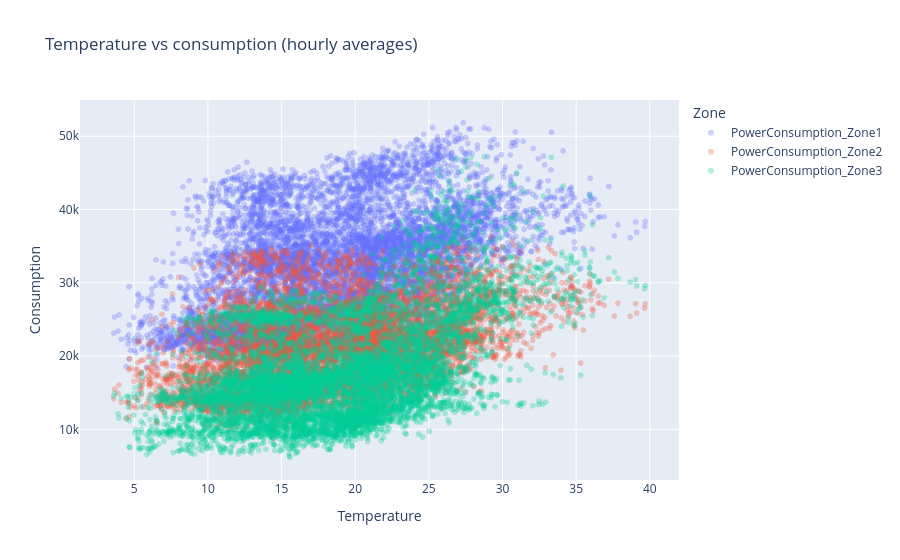
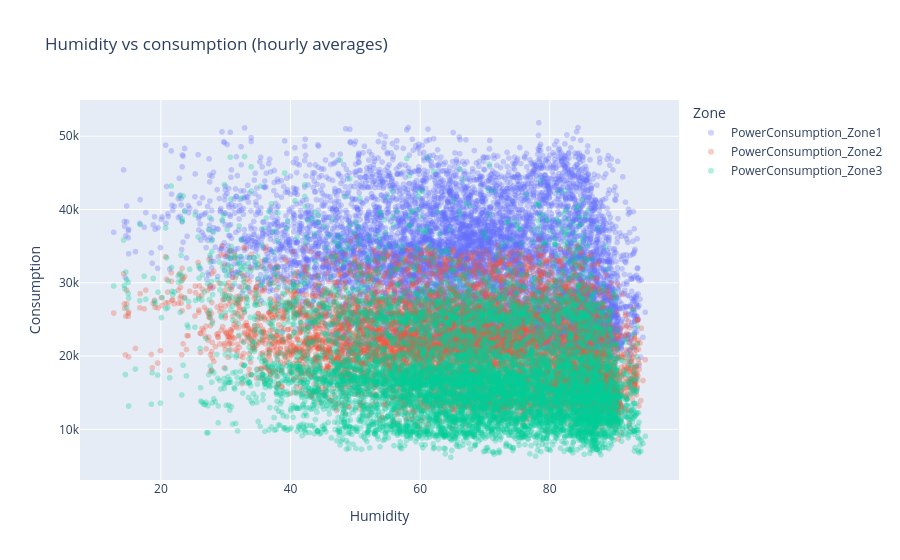
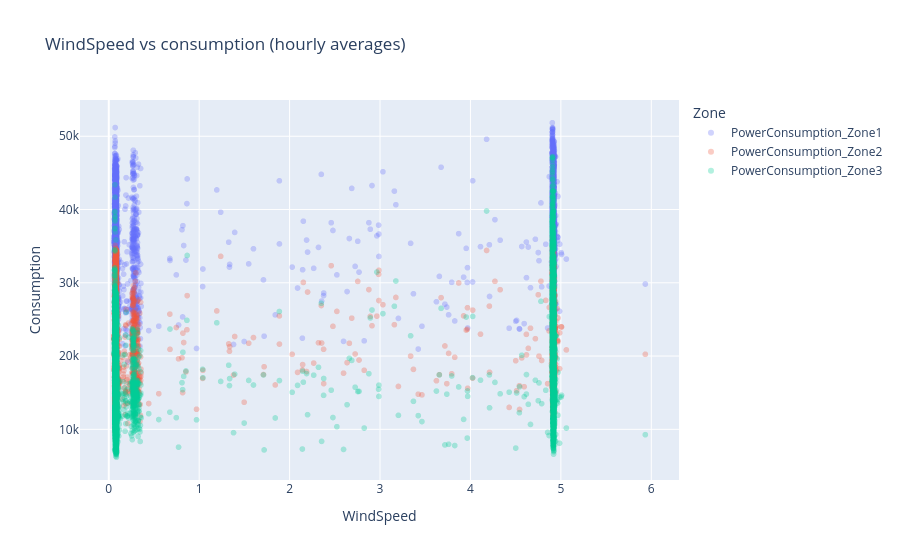

Notebook source saved alongside these figures, in order:
### Code cell
hourly_df = df.set_index("Datetime")[env + zones].resample("h").mean().reset_index()

for var in env:
    fig = px.scatter(
        hourly_df.melt(id_vars=["Datetime", var], value_vars=zones, var_name="Zone", value_name="Consumption"),
        x=var, y="Consumption", color="Zone", opacity=0.3,
        title=f"{var} vs consumption (hourly averages)")
    fig.write_html(f"visuals/scatter_{var.lower()}.html")
    fig.show()

### Figure 1 — Plotly figure (JSON) as saved in the notebook; plotly's stock layout.template omitted (floating-point values rounded to 4 significant figures; data arrays with more than 128 entries replaced by an {"elided": "..."} marker saying what was removed)
{"data": [{"hovertemplate": "Zone=PowerConsumption_Zone1<br>Temperature=%{x}<br>Consumption=%{y}<extra></extra>", "legendgroup": "PowerConsumption_Zone1", "marker": {"color": "#636efa", "opacity": 0.3, "symbol": "circle"}, "mode": "markers", "name": "PowerConsumption_Zone1", "showlegend": true, "type": "scattergl", "x": {"elided": "8736 float values"}, "xaxis": "x", "y": {"elided": "8736 float values"}, "yaxis": "y"}, {"hovertemplate": "Zone=PowerConsumption_Zone2<br>Temperature=%{x}<br>Consumption=%{y}<extra></extra>", "legendgroup": "PowerConsumption_Zone2", "marker": {"color": "#EF553B", "opacity": 0.3, "symbol": "circle"}, "mode": "markers", "name": "PowerConsumption_Zone2", "showlegend": true, "type": "scattergl", "x": {"elided": "8736 float values"}, "xaxis": "x", "y": {"elided": "8736 float values"}, "yaxis": "y"}, {"hovertemplate": "Zone=PowerConsumption_Zone3<br>Temperature=%{x}<br>Consumption=%{y}<extra></extra>", "legendgroup": "PowerConsumption_Zone3", "marker": {"color": "#00cc96", "opacity": 0.3, "symbol": "circle"}, "mode": "markers", "name": "PowerConsumption_Zone3", "showlegend": true, "type": "scattergl", "x": {"elided": "8736 float values"}, "xaxis": "x", "y": {"elided": "8736 float values"}, "yaxis": "y"}], "layout": {"legend": {"title": {"text": "Zone"}, "tracegroupgap": 0}, "title": {"text": "Temperature vs consumption (hourly averages)"}, "xaxis": {"anchor": "y", "domain": [0, 1], "title": {"text": "Temperature"}}, "yaxis": {"anchor": "x", "domain": [0, 1], "title": {"text": "Consumption"}}}}

### Figure 2 — Plotly figure (JSON) as saved in the notebook; plotly's stock layout.template omitted (floating-point values rounded to 4 significant figures; data arrays with more than 128 entries replaced by an {"elided": "..."} marker saying what was removed)
{"data": [{"hovertemplate": "Zone=PowerConsumption_Zone1<br>Humidity=%{x}<br>Consumption=%{y}<extra></extra>", "legendgroup": "PowerConsumption_Zone1", "marker": {"color": "#636efa", "opacity": 0.3, "symbol": "circle"}, "mode": "markers", "name": "PowerConsumption_Zone1", "showlegend": true, "type": "scattergl", "x": {"elided": "8736 float values"}, "xaxis": "x", "y": {"elided": "8736 float values"}, "yaxis": "y"}, {"hovertemplate": "Zone=PowerConsumption_Zone2<br>Humidity=%{x}<br>Consumption=%{y}<extra></extra>", "legendgroup": "PowerConsumption_Zone2", "marker": {"color": "#EF553B", "opacity": 0.3, "symbol": "circle"}, "mode": "markers", "name": "PowerConsumption_Zone2", "showlegend": true, "type": "scattergl", "x": {"elided": "8736 float values"}, "xaxis": "x", "y": {"elided": "8736 float values"}, "yaxis": "y"}, {"hovertemplate": "Zone=PowerConsumption_Zone3<br>Humidity=%{x}<br>Consumption=%{y}<extra></extra>", "legendgroup": "PowerConsumption_Zone3", "marker": {"color": "#00cc96", "opacity": 0.3, "symbol": "circle"}, "mode": "markers", "name": "PowerConsumption_Zone3", "showlegend": true, "type": "scattergl", "x": {"elided": "8736 float values"}, "xaxis": "x", "y": {"elided": "8736 float values"}, "yaxis": "y"}], "layout": {"legend": {"title": {"text": "Zone"}, "tracegroupgap": 0}, "title": {"text": "Humidity vs consumption (hourly averages)"}, "xaxis": {"anchor": "y", "domain": [0, 1], "title": {"text": "Humidity"}}, "yaxis": {"anchor": "x", "domain": [0, 1], "title": {"text": "Consumption"}}}}

### Figure 3 — Plotly figure (JSON) as saved in the notebook; plotly's stock layout.template omitted (floating-point values rounded to 4 significant figures; data arrays with more than 128 entries replaced by an {"elided": "..."} marker saying what was removed)
{"data": [{"hovertemplate": "Zone=PowerConsumption_Zone1<br>WindSpeed=%{x}<br>Consumption=%{y}<extra></extra>", "legendgroup": "PowerConsumption_Zone1", "marker": {"color": "#636efa", "opacity": 0.3, "symbol": "circle"}, "mode": "markers", "name": "PowerConsumption_Zone1", "showlegend": true, "type": "scattergl", "x": {"elided": "8736 float values"}, "xaxis": "x", "y": {"elided": "8736 float values"}, "yaxis": "y"}, {"hovertemplate": "Zone=PowerConsumption_Zone2<br>WindSpeed=%{x}<br>Consumption=%{y}<extra></extra>", "legendgroup": "PowerConsumption_Zone2", "marker": {"color": "#EF553B", "opacity": 0.3, "symbol": "circle"}, "mode": "markers", "name": "PowerConsumption_Zone2", "showlegend": true, "type": "scattergl", "x": {"elided": "8736 float values"}, "xaxis": "x", "y": {"elided": "8736 float values"}, "yaxis": "y"}, {"hovertemplate": "Zone=PowerConsumption_Zone3<br>WindSpeed=%{x}<br>Consumption=%{y}<extra></extra>", "legendgroup": "PowerConsumption_Zone3", "marker": {"color": "#00cc96", "opacity": 0.3, "symbol": "circle"}, "mode": "markers", "name": "PowerConsumption_Zone3", "showlegend": true, "type": "scattergl", "x": {"elided": "8736 float values"}, "xaxis": "x", "y": {"elided": "8736 float values"}, "yaxis": "y"}], "layout": {"legend": {"title": {"text": "Zone"}, "tracegroupgap": 0}, "title": {"text": "WindSpeed vs consumption (hourly averages)"}, "xaxis": {"anchor": "y", "domain": [0, 1], "title": {"text": "WindSpeed"}}, "yaxis": {"anchor": "x", "domain": [0, 1], "title": {"text": "Consumption"}}}}
